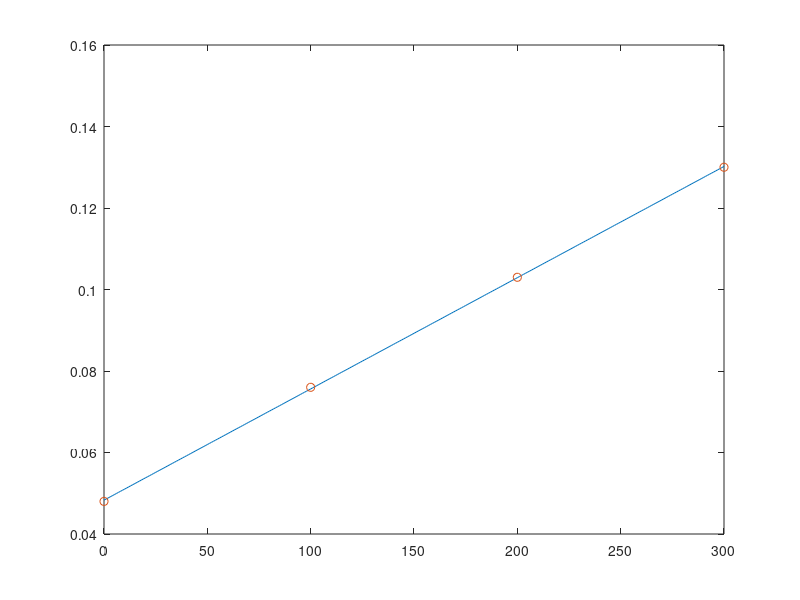

Write MATLAB code to recreate this figure.
clc
clear all

tem = [0 100 200 300];
wm = [0.048 0.076 0.103 0.130];
p = polyfit(tem, wm, 1);
x = 0:300;
y = polyval(p, x);
plot(x, y,tem, wm, 'o')
